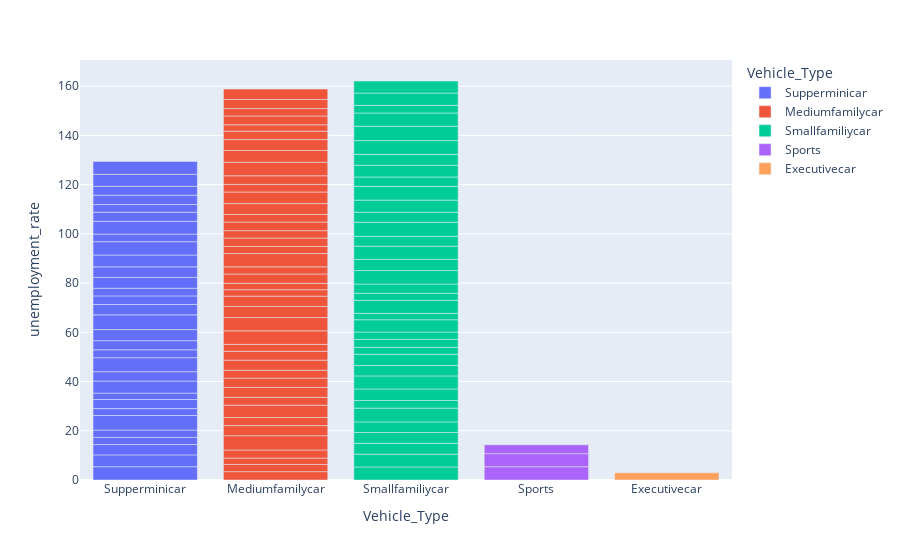

Notebook code cell kept with this figure:
### Code cell
fig = px.bar(recession_data,x='Vehicle_Type',y='unemployment_rate',color='Vehicle_Type')
fig.show()

### Figure 1 — Plotly figure (JSON) as saved in the notebook; plotly's stock layout.template omitted (floating-point values rounded to 4 significant figures)
{"data": [{"alignmentgroup": "True", "hovertemplate": "Vehicle_Type=%{x}<br>unemployment_rate=%{y}<extra></extra>", "legendgroup": "Supperminicar", "marker": {"color": "#636efa", "pattern": {"shape": ""}}, "name": "Supperminicar", "offsetgroup": "Supperminicar", "orientation": "v", "showlegend": true, "textposition": "auto", "type": "bar", "x": ["Supperminicar", "Supperminicar", "Supperminicar", "Supperminicar", "Supperminicar", "Supperminicar", "Supperminicar", "Supperminicar", "Supperminicar", "Supperminicar", "Supperminicar", "Supperminicar", "Supperminicar", "Supperminicar", "Supperminicar", "Supperminicar", "Supperminicar", "Supperminicar", "Supperminicar", "Supperminicar", "Supperminicar", "Supperminicar", "Supperminicar", "Supperminicar", "Supperminicar", "Supperminicar", "Supperminicar", "Supperminicar", "Supperminicar", "Supperminicar", "Supperminicar"], "xaxis": "x", "y": [5.4, 4.8, 4.2, 2.9, 3, 5.9, 2.8, 3.7, 2.6, 4.9, 3.8, 5.7, 3.2, 3.7, 4.5, 6, 4.2, 3.5, 3.1, 4.4, 4.3, 4.8, 5.4, 3.1, 5.2, 3.7, 3.1, 3.8, 3.6, 4.9, 5.2], "yaxis": "y"}, {"alignmentgroup": "True", "hovertemplate": "Vehicle_Type=%{x}<br>unemployment_rate=%{y}<extra></extra>", "legendgroup": "Mediumfamilycar", "marker": {"color": "#EF553B", "pattern": {"shape": ""}}, "name": "Mediumfamilycar", "offsetgroup": "Mediumfamilycar", "orientation": "v", "showlegend": true, "textposition": "auto", "type": "bar", "x": ["Mediumfamilycar", "Mediumfamilycar", "Mediumfamilycar", "Mediumfamilycar", "Mediumfamilycar", "Mediumfamilycar", "Mediumfamilycar", "Mediumfamilycar", "Mediumfamilycar", "Mediumfamilycar", "Mediumfamilycar", "Mediumfamilycar", "Mediumfamilycar", "Mediumfamilycar", "Mediumfamilycar", "Mediumfamilycar", "Mediumfamilycar", "Mediumfamilycar", "Mediumfamilycar", "Mediumfamilycar", "Mediumfamilycar", "Mediumfamilycar", "Mediumfamilycar", "Mediumfamilycar", "Mediumfamilycar", "Mediumfamilycar", "Mediumfamilycar", "Mediumfamilycar", "Mediumfamilycar", "Mediumfamilycar", "Mediumfamilycar", "Mediumfamilycar", "Mediumfamilycar", "Mediumfamilycar", "Mediumfamilycar", "Mediumfamilycar", "Mediumfamilycar", "Mediumfamilycar", "Mediumfamilycar", "Mediumfamilycar", "Mediumfamilycar", "Mediumfamilycar"], "xaxis": "x", "y": [3.4, 2.9, 2.6, 3.3, 5.8, 4.1, 3.3, 5, 3.2, 4, 3.8, 3.2, 4.1, 3.6, 2.8, 5.5, 5.4, 4.5, 4.2, 2.6, 2.6, 3.8, 2.9, 5.4, 2.9, 3.4, 3, 3.5, 3.1, 4.4, 4.7, 3.1, 3.5, 5.5, 4.8, 4.4, 3.4, 2.6, 3.6, 3, 3.7, 4.2], "yaxis": "y"}, {"alignmentgroup": "True", "hovertemplate": "Vehicle_Type=%{x}<br>unemployment_rate=%{y}<extra></extra>", "legendgroup": "Smallfamiliycar", "marker": {"color": "#00cc96", "pattern": {"shape": ""}}, "name": "Smallfamiliycar", "offsetgroup": "Smallfamiliycar", "orientation": "v", "showlegend": true, "textposition": "auto", "type": "bar", "x": ["Smallfamiliycar", "Smallfamiliycar", "Smallfamiliycar", "Smallfamiliycar", "Smallfamiliycar", "Smallfamiliycar", "Smallfamiliycar", "Smallfamiliycar", "Smallfamiliycar", "Smallfamiliycar", "Smallfamiliycar", "Smallfamiliycar", "Smallfamiliycar", "Smallfamiliycar", "Smallfamiliycar", "Smallfamiliycar", "Smallfamiliycar", "Smallfamiliycar", "Smallfamiliycar", "Smallfamiliycar", "Smallfamiliycar", "Smallfamiliycar", "Smallfamiliycar", "Smallfamiliycar", "Smallfamiliycar", "Smallfamiliycar", "Smallfamiliycar", "Smallfamiliycar", "Smallfamiliycar", "Smallfamiliycar", "Smallfamiliycar", "Smallfamiliycar", "Smallfamiliycar", "Smallfamiliycar", "Smallfamiliycar", "Smallfamiliycar"], "xaxis": "x", "y": [5.3, 5.2, 4.4, 4.4, 4.3, 5.6, 3.1, 4.7, 5.3, 4.2, 4.6, 2.8, 3.2, 3, 5, 2.6, 5.3, 2.9, 3.7, 5.5, 4.5, 5.4, 4, 5.7, 4.1, 4.9, 5.6, 3.8, 4.8, 4.4, 5.6, 5.8, 5.4, 3.1, 5, 4.9], "yaxis": "y"}, {"alignmentgroup": "True", "hovertemplate": "Vehicle_Type=%{x}<br>unemployment_rate=%{y}<extra></extra>", "legendgroup": "Sports", "marker": {"color": "#ab63fa", "pattern": {"shape": ""}}, "name": "Sports", "offsetgroup": "Sports", "orientation": "v", "showlegend": true, "textposition": "auto", "type": "bar", "x": ["Sports", "Sports", "Sports"], "xaxis": "x", "y": [5.4, 5.3, 3.6], "yaxis": "y"}, {"alignmentgroup": "True", "hovertemplate": "Vehicle_Type=%{x}<br>unemployment_rate=%{y}<extra></extra>", "legendgroup": "Executivecar", "marker": {"color": "#FFA15A", "pattern": {"shape": ""}}, "name": "Executivecar", "offsetgroup": "Executivecar", "orientation": "v", "showlegend": true, "textposition": "auto", "type": "bar", "x": ["Executivecar"], "xaxis": "x", "y": [2.9], "yaxis": "y"}], "layout": {"barmode": "relative", "legend": {"title": {"text": "Vehicle_Type"}, "tracegroupgap": 0}, "margin": {"t": 60}, "xaxis": {"anchor": "y", "categoryarray": ["Supperminicar", "Mediumfamilycar", "Smallfamiliycar", "Sports", "Executivecar"], "categoryorder": "array", "domain": [0, 1], "title": {"text": "Vehicle_Type"}}, "yaxis": {"anchor": "x", "domain": [0, 1], "title": {"text": "unemployment_rate"}}}}
